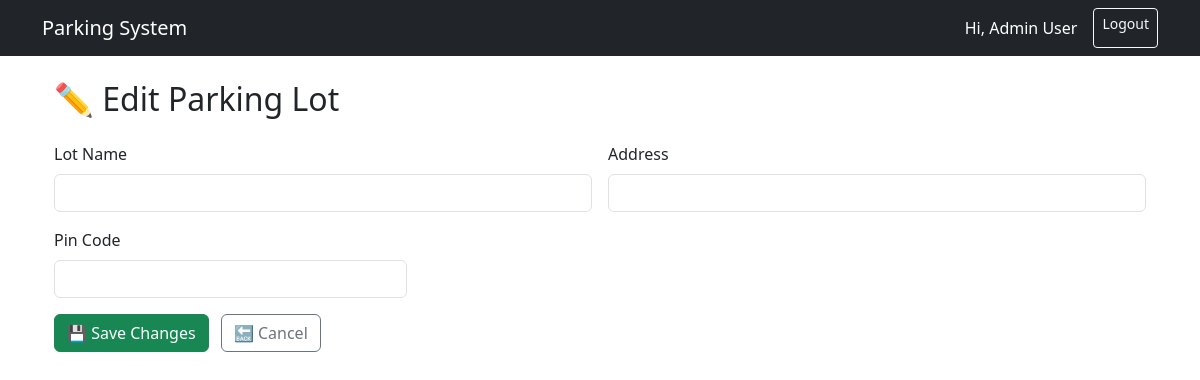
/edit_lot/4 (signed in), run on an earlier commit of the app's database.
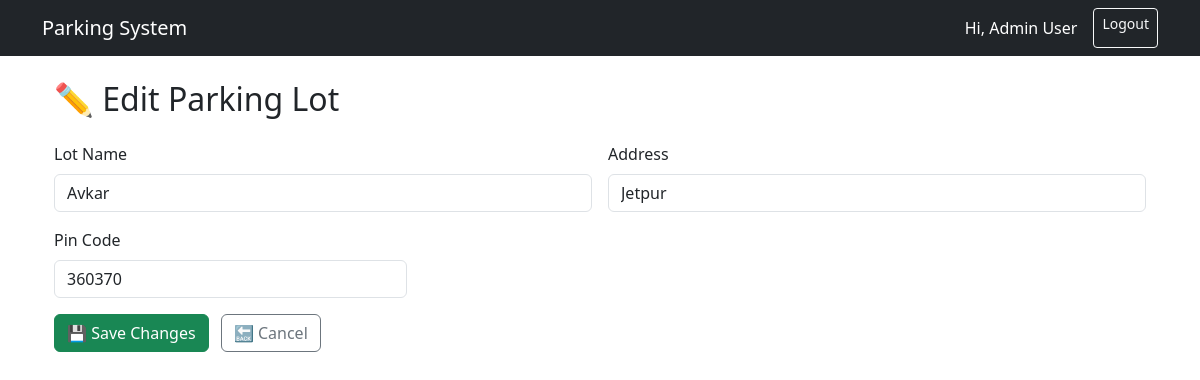
And on a later commit of the database.
### tables this page shows
CREATE TABLE parking_lots (
            id INTEGER PRIMARY KEY AUTOINCREMENT,
            name TEXT NOT NULL,
            address TEXT NOT NULL,
            pin_code TEXT,
            total_spots INTEGER NOT NULL,
            available_spots INTEGER NOT NULL
        , price_per_hour REAL DEFAULT 20.0);

### app.py (the view, shortened to what this page needs)
@app.route('/edit_lot/<int:lot_id>', methods=['GET', 'POST'])
def edit_lot(lot_id):
    if session.get('role') != 'admin':
        return redirect(url_for('login'))
    conn = get_db_connection()
    lot = conn.execute('SELECT * FROM parking_lots WHERE id = ?', (lot_id,)).fetchone()
    conn.close()
    return render_template('edit_lot.html', lot=lot)

### app.py (called while the page is built)
def get_db_connection():
    conn = sqlite3.connect(DATABASE)
    conn.row_factory = sqlite3.Row
    return conn

### templates/edit_lot.html (shortened to what this page needs)
{% extends "base.html" %}
{% block content %}
<div class="container mt-4">
  <h2 class="mb-4">✏️ Edit Parking Lot</h2>
  <form method="POST" class="row g-3">
    <div class="col-md-6">
      <label for="name" class="form-label">Lot Name</label>
      <input type="text" class="form-control" id="name" name="name" value="{{ lot.name }}" required>
    </div>
    <div class="col-md-6">
      <label for="address" class="form-label">Address</label>
      <input type="text" class="form-control" id="address" name="address" value="{{ lot.address }}" required>
    </div>
    <div class="col-md-4">
      <label for="pin_code" class="form-label">Pin Code</label>
      <input type="text" class="form-control" id="pin_code" name="pin_code" value="{{ lot.pin_code }}" required>
    </div>
    <div class="col-12">
      <button type="submit" class="btn btn-success">💾 Save Changes</button>
      <a href="{{ url_for('view_lots') }}" class="btn btn-outline-secondary ms-2">🔙 Cancel</a>
    </div>
  </form>
</div>
{% endblock %}

What changed in the data, as far as the page shows it:
added parking_lots: name "Avkar", address "Jetpur", pin_code "360370"
